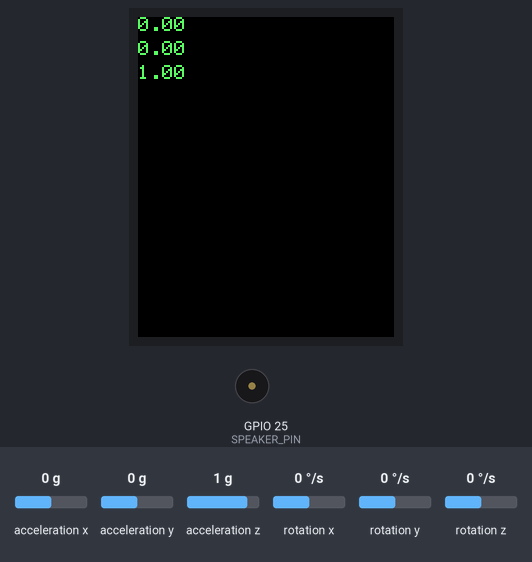
The sketch below on a simulated ESP32. Parts: 128×160 colour display, buzzer (waves = sounding). The inputs (shaded band) are chosen by the test bench; at power-on: acceleration x 0 g, acceleration y 0 g, acceleration z 1 g, rotation x 0 °/s, rotation y 0 °/s, rotation z 0 °/s.

Above: at 3.9 s.
4.0 s: acceleration x set to -1.4 g
At 4.6 s:
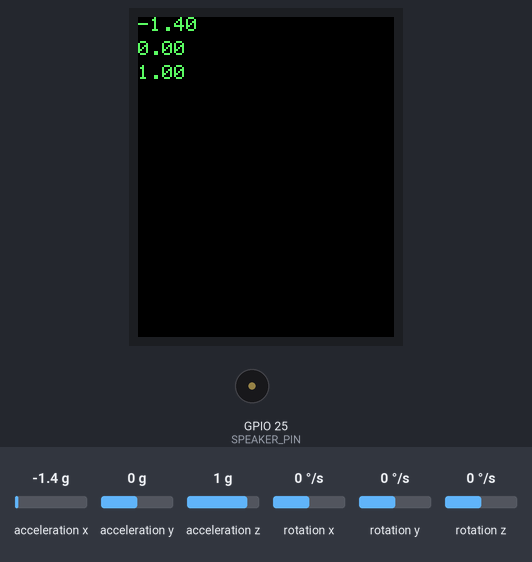
5.6 s: acceleration y set to -1.4 g
At 6.9 s:
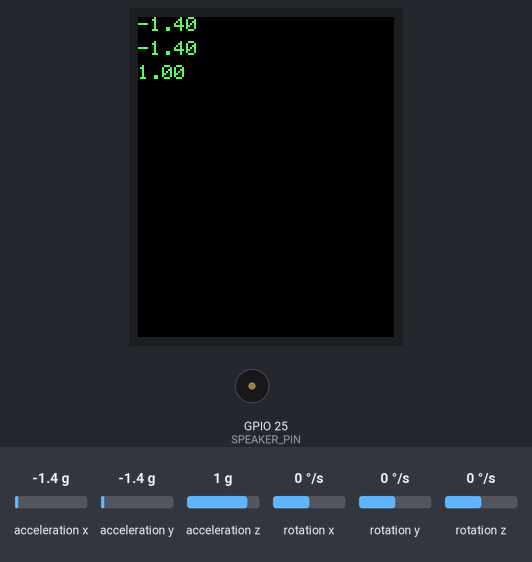
7.2 s: acceleration z set to -1.4 g
At 7.6 s:
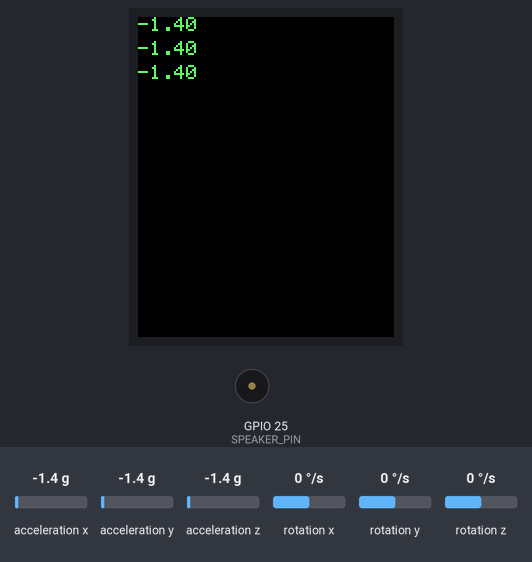
8.7 s: acceleration x set to -0.8 g
At 9.8 s:
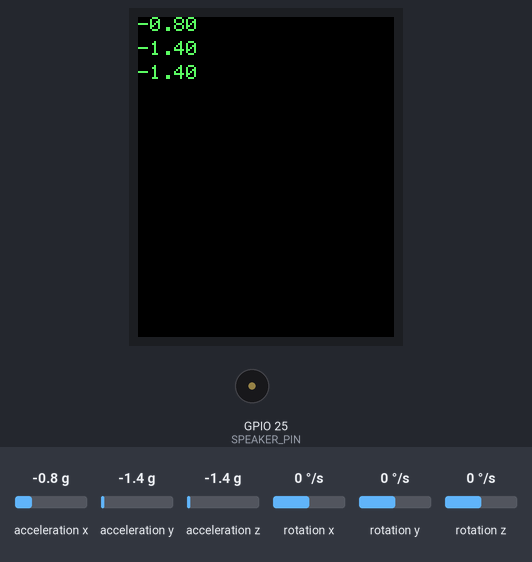
Timing chart, 0 to 11.3 s (numbered marks = the images above; inputs shaded):
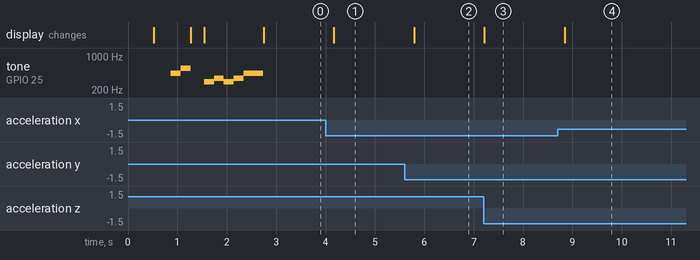

Measured:
- after the input at 4.0 s, the display: changes after 0.17 s (image 1)
- after the input at 5.6 s, the display: changes after 0.20 s (image 2)
- after the input at 7.2 s, the display: changes at once (image 3)
- after the input at 8.7 s, the display: changes after 0.15 s (image 4)
- by itself, tone on GPIO 25 (SPEAKER_PIN): plays 440 Hz for 0.20 s, 562 Hz for 0.20 s, 293 Hz for 0.20 s, 349 Hz for 0.20 s, 293 Hz for 0.20 s, 349 Hz for 0.20 s … (7 notes in this stretch)

The sketch:

sound2.ino
```cpp
#define SPEAKER_PIN 25
#define TONE_PIN_CHANNEL 0
#define SDA_PIN 19
#define SCL_PIN 18

#include <Adafruit_GFX.h>
#include <Adafruit_ST7735.h>
#include <MPU9250_asukiaaa.h>
#include "esp32-hal-ledc.h"
#include <Wire.h>

Adafruit_ST7735 tft = Adafruit_ST7735(16, 17, 23, 5, 9);
MPU9250_asukiaaa mpu;

int counter = 0;

void setup() {
  pinMode(27,INPUT);
  digitalWrite(27,HIGH);
  tft.initR(INITR_18GREENTAB);
  tft.fillScreen(ST7735_CYAN);
  tft.setTextColor(0x5FCC);
  tft.setTextSize(1);
  //tft.setRotation(1);
  tft.setCursor(0, 0);
  tft.print("setup.");
  delay(350);

  ledcSetup(TONE_PIN_CHANNEL, 0, 13);
  ledcAttachPin(SPEAKER_PIN, TONE_PIN_CHANNEL);

  tft.print(".");
  delay(350);

  ledcWriteTone(TONE_PIN_CHANNEL, 440);
  delay(200);
  ledcWriteTone(TONE_PIN_CHANNEL, 0);
  ledcWriteTone(TONE_PIN_CHANNEL, 562);
  delay(200);
  ledcWriteTone(TONE_PIN_CHANNEL, 0);
  digitalWrite(SPEAKER_PIN, 0);

  tft.print(".");
  delay(250);

  Wire.begin(SDA_PIN, SCL_PIN);
  mpu.setWire(&Wire);
  mpu.beginAccel();
  mpu.beginMag();

  tft.setCursor(0, 12);
  tft.print("setup DONE.");
  tft.fillScreen(ST7735_BLACK);
  bociBoci();
  //bociBoci();
}

void loop() {
  /*if(counter % 2 == 0){
    tft.fillScreen(ST7735_BLACK);
  }
  else {
    tft.fillScreen(ST7735_WHITE);
  }*/
  tft.fillRect(0, 0, 30, 35, ST7735_BLACK);

  //++counter;

  mpu.accelUpdate();
  tft.setCursor(0, 0);
  tft.print(mpu.accelX());
  tft.setCursor(0, 12);
  tft.print(mpu.accelY());
  tft.setCursor(0, 24);
  tft.print(mpu.accelZ());

  delay(200);
}

void bociBoci(){
  playTone(293);
  playTone(349);
  playTone(293);
  playTone(349);
  playTone(440);
  playTone(440);
}

void playTone(int freq){
  ledcWriteTone(TONE_PIN_CHANNEL, freq);
  delay(200);
  ledcWriteTone(TONE_PIN_CHANNEL, 0);
}
```
